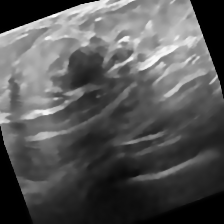
#> input picture sample/train/malignant/malignant (100)-rotated1-rotated1.png, 224 x 224 px, found by its file name
$ jupyter execute --allow-errors 05_08_unsharpMasking_bilateralfilter_preprocess.ipynb   (shell and % lines are left out)
#> lines starting #> are read from the running program, lines starting #| are printed output that depends on the picture
[cell 1]
from google.colab import drive as drive
drive.mount('/content/drive')

[cell 2]
# Access a public Github repos
# !rm -rf /content/Brain-Tumor-MRI-Dataset # remove git clone
%cd '/content'

[cell 3]
import pandas as pd
import numpy as np
import os
import matplotlib.pyplot as plt
import cv2
from PIL import Image

[cell 4]
# @title
def DataSetSummary (local_path, tabs):
  # Take list of files & folders in local folder
  all_items = os.listdir(local_path)

  # Filter folder list
  folders = [item for item in all_items if os.path.isdir(os.path.join(local_path, item))]

  # Print summary information if folders > 0:
  if(len(folders) > 0):
    indent = '\t' * tabs
    print("{}Tổng số thư mục: {}".format(indent, len(folders)))
    for folder in folders:
      folder_path = os.path.join(local_path, folder)
      files_in_folder = len(os.listdir(folder_path))
      print("{}-Thư mục: {}, Số tệp: {}".format(indent, folder, files_in_folder))
      DataSetSummary(folder_path, tabs+1)

# DataSetSummary(local_path, 0)

[cell 5]
# import os

# Hierarchical local folder in Colab
repository_folder = ["Ultrasound-Breast-Images-for-Breast-Cancer"]

for folder in repository_folder:
    local_path = '/content/' + folder + '/dataset'
    DataSetSummary(local_path, 0)
    local_path = '/content/' + folder + '/sample'
    DataSetSummary(local_path, 0)

[cell 6]
#%cd /content/drive/MyDrive/Colab Notebooks/Thesis/04_DWT_Processing

[cell 7]
# Set the path to your dataset
# dataset_path = '/content/Brain-Tumor-MRI-Dataset/sample'
dataset_path = '/content/Ultrasound-Breast-Images-for-Breast-Cancer/dataset'

[cell 8]
import os

class Image:
    def __init__(self, path, label):
        # self.image = cv2.imread(path) # directly read
        self.path = path # only directory
        self.label = label

def load_images_from_folder(dataset_path):
    images = []
    # labels = [] # direct
    for class_name in os.listdir(dataset_path):
        class_folder_path = os.path.join(dataset_path, class_name)
        if os.path.isdir(class_folder_path):
            for image_name in os.listdir(class_folder_path):
                image_path = os.path.join(class_folder_path, image_name)
                img = Image(image_path, class_name)
                images.append(img)
                # labels.append(img.label) # direct
    # return images, labels # direct
    return images

images = load_images_from_folder(dataset_path)
# for class_name, imgs in images.items():
#     for img in imgs:
#         print(f"Path: {img.path}, Label: {img.label}")

[cell 9]
def load_images_from_folder(dataset_path, images_per_class=None):
    images = {}
    for class_name in os.listdir(dataset_path):
        class_folder_path = os.path.join(dataset_path, class_name)
        if os.path.isdir(class_folder_path):
            count = 0
            images[class_name] = []
            for image_name in os.listdir(class_folder_path):
                if images_per_class is None or count < images_per_class:
                    image_path = os.path.join(class_folder_path, image_name)
                    img = Image(image_path, class_name)
                    images[class_name].append(img)
                    count += 1
    return images
def imshow(images, images_per_class=None):
#> called with images_per_class = 10
    for class_name, imgs in images.items():
        plt.figure(figsize=(30,30))
        print(f'Class {class_name}')
        for i in range(min(images_per_class if images_per_class else len(imgs), len(imgs))):
            plt.subplot(1, images_per_class if images_per_class else len(imgs), i+1)
            img = cv2.imread(imgs[i].path)
#> img is the input picture: shape (224, 224, 3); min 0, max 251, mean 85.2
            # img = cv2.cvtColor(img, cv2.COLOR_BGR2RGB)
            plt.imshow(img)
            # plt.title(os.path.basename(imgs[i].path))
            plt.axis('off')
        plt.show()

# Example usage:
images = load_images_from_folder('/content/Ultrasound-Breast-Images-for-Breast-Cancer/sample/train')
imshow(images, 10)

[cell 10]
from PIL import Image

def get_image_specifications(image_path):
    # Open the image file
    with Image.open(image_path) as img:
        # Get image specifications
        image_format = img.format
#> image_format = 'PNG'
        image_mode = img.mode
#> image_mode = 'RGB'
        image_size = img.size
#> image_size = (224, 224)
        image_width, image_height = img.size
#> image_width = 224; image_height = 224
        image_color = img.getcolors()
#> image_color = 252 items

    return f"Image Format: {image_format}\nImage Mode: {image_mode}\nImage Size: {image_size} pixels (Width: {image_width}, Height: {image_height})\nImage Colors: {image_color}"

# Example usage:
# image_path = "/content/Brain-Tumor-MRI-Dataset/sample/Training/glioma/Tr-gl_0010.jpg"
image_path = '/content/Ultrasound-Breast-Images-for-Breast-Cancer/dataset/train/malignant/malignant (100)-rotated1-rotated1.png'
image_specifications = get_image_specifications(image_path)
print(image_specifications)
#> (printed output is left out)

## Load dataset

[cell 11]
import os
import cv2
import numpy as np
from shutil import copyfile

def preprocess_and_copy(src_dir, dest_dir, preprocess_func):
    # Check if src_dir is a directory
    if os.path.isdir(src_dir):
        # If dest_dir does not exist, create it
        os.makedirs(dest_dir, exist_ok=True)

        # Iterate over files/directories in src_dir
        for item in os.listdir(src_dir):
            src_item_path = os.path.join(src_dir, item)
            dest_item_path = os.path.join(dest_dir, item)

            # If item is a directory, call function recursively
            if os.path.isdir(src_item_path):
                preprocess_and_copy(src_item_path, dest_item_path, preprocess_func)
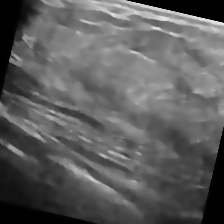
#> input picture dataset/train/benign/benign (108)-rotated2_jpg.jpg, 224 x 224 px, found by its file name
#> in preprocess_and_copy, img is the input picture: shape (224, 224, 3); min 0, max 240, mean 93.1
            # If item is a file, apply preprocessing and copy
            elif os.path.isfile(src_item_path):
                img = cv2.imread(src_item_path)
                if img is not None:
                    img = preprocess_func(img)
                    cv2.imwrite(dest_item_path, img)

[cell 12]
# Định nghĩa hàm tiền xử lý của bạn ở đây
# def preprocess_func(img):
#     # TODO: Thêm bước tiền xử lý của bạn ở đây
#     return img
import pywt
def preprocess_func(image):
    # Unsharp Masking
    blurred = cv2.GaussianBlur(image, (0, 0), 3)
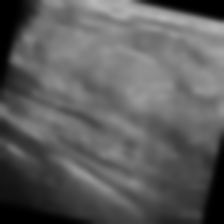
#> blurred: shape (224, 224, 3); min 0, max 184, mean 93.1
    unsharp_mask = cv2.addWeighted(image, 1.5, blurred, -0.5, 0)

    # Bilateral Filter Denoising
    denoised_image = cv2.bilateralFilter(unsharp_mask, d=9, sigmaColor=75, sigmaSpace=75)

    # return result
    return denoised_image
